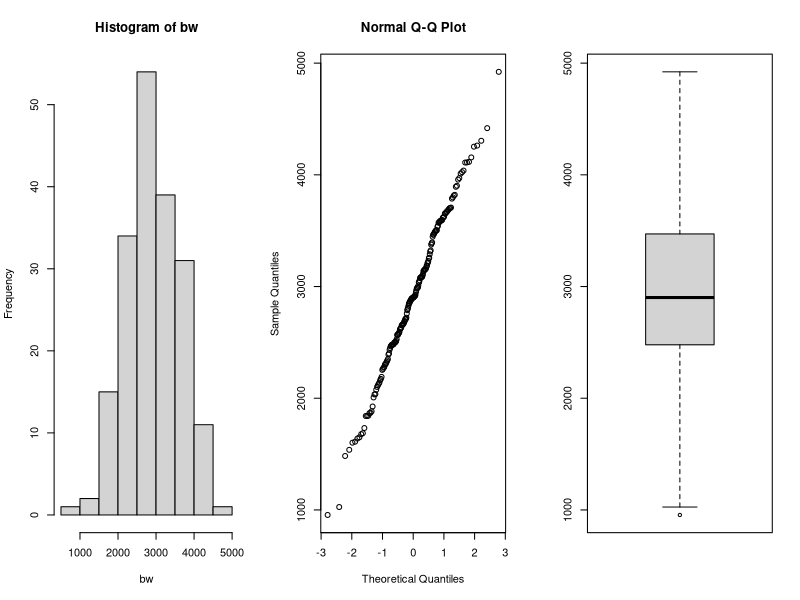
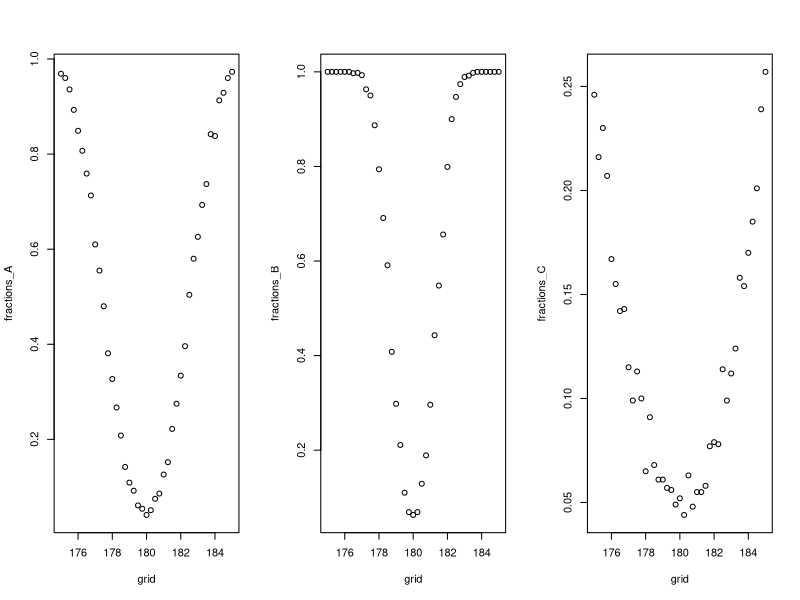
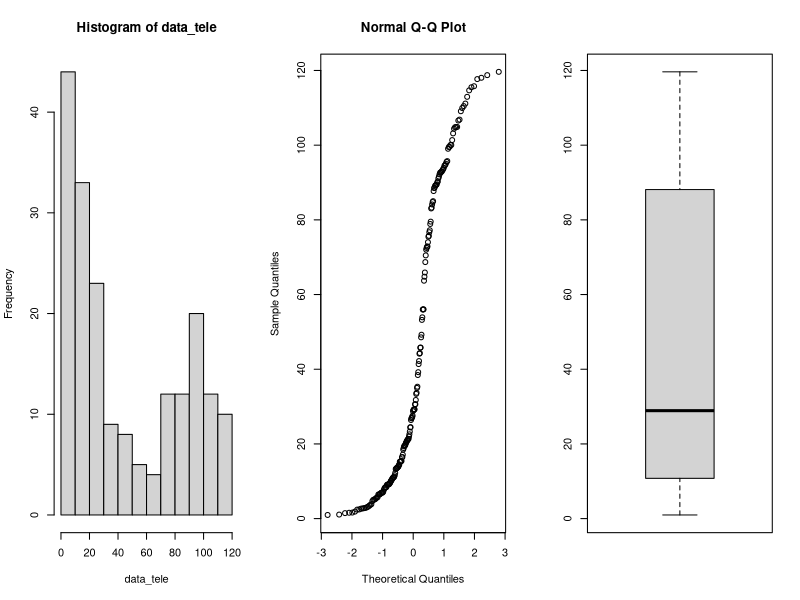
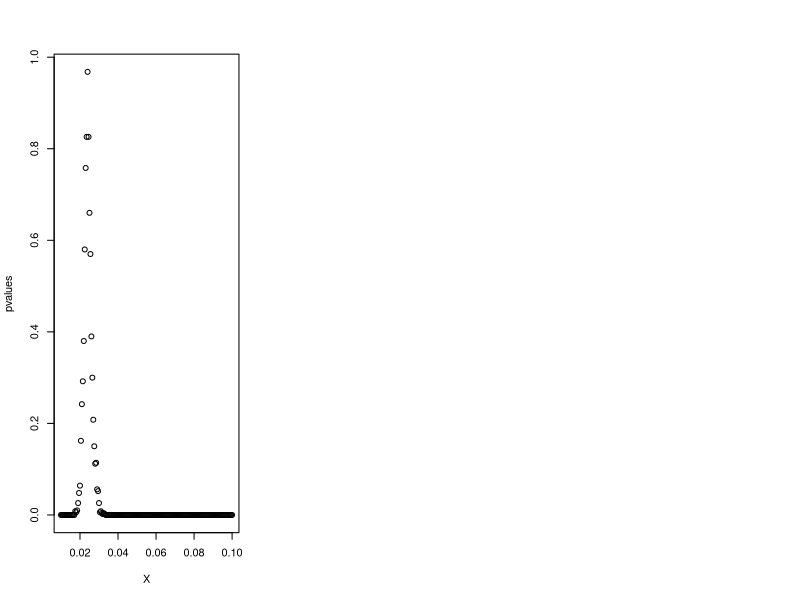
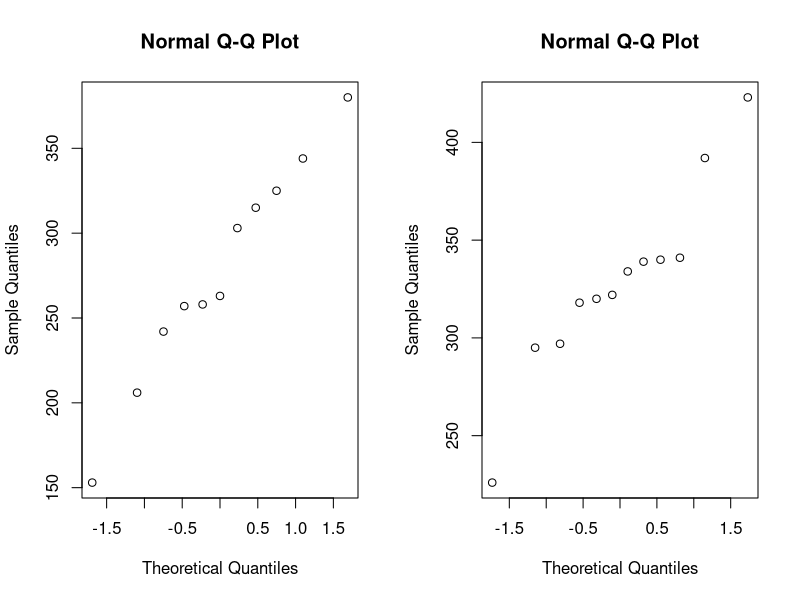
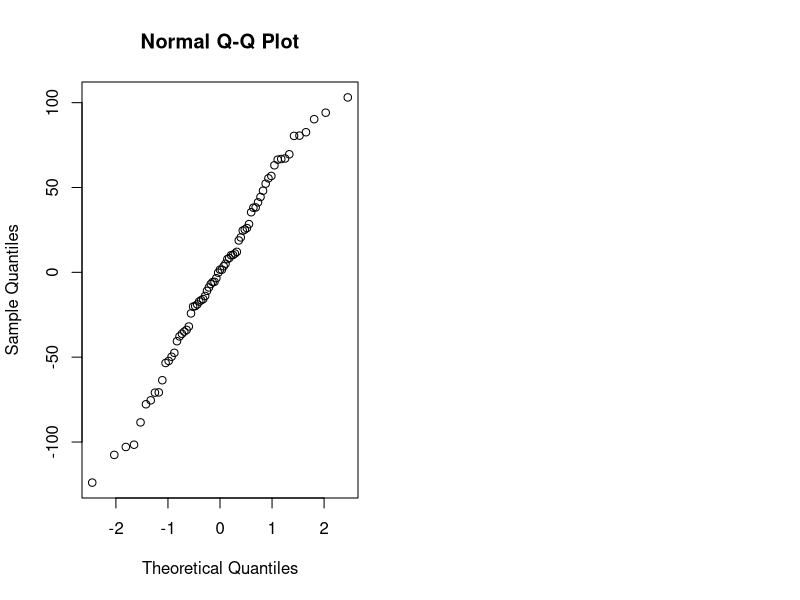

Here is the R script that generated these plots, in order:
## ---- chunk 1
library(tidyverse)
library(rstudioapi)

knitr::opts_chunk$set(echo = TRUE)
options(knitr.table.format = "latex")
setwd(dirname(getActiveDocumentContext()$path))
## ---- chunk 2
par(mfrow=c(1,3))
data=read.table(file="data/birthweight.txt",header=TRUE)

bw = data$birthweight
hist(bw)
qqnorm(bw)
boxplot(bw)
shapiro.test(bw)

## ---- chunk 3
m = mean(bw)
sd = sd(bw)
n = length(bw)
error = qnorm(0.95)*sd/sqrt(n)
ci = c(m-error, m+error)
m
ci
## ---- chunk 4
t.test(bw, mu=2800, alternative = "greater", conf.level = 0.95)
## ---- chunk 5
n <- m <- 30
mu <- 180
nu <- 175
sd <- 5
grid <- seq(175,185, by=0.25)

power_function<-function(grid,n,m,mu,sd) {
  B <- 1000
  p <- numeric(B)
  G <- length(grid)
  fractions <- numeric(G)
  for (grid_nu in 1:G){
    p <- numeric(B)
    for (b in 1:B){
      x <- rnorm(n,mu,sd)
      y <- rnorm(m,grid[grid_nu],sd)
      p[b] <- t.test(x,y, var.equal = TRUE)[[3]]
    }
    fractions[grid_nu] <- mean(p<0.05)
  }
  return(fractions)
}

fractions_A <- power_function(grid,n,m,mu,sd)

## ---- chunk 6
n <- m <- 100
mu <- 180
sd <- 5

fractions_B <- power_function(grid,n,m,mu,sd)
## ---- chunk 7
n <- m <- 30
mu <- 180
sd <- 15

fractions_C <- power_function(grid,n,m,mu,sd)
par(mfrow=c(1,3))
plot(grid,fractions_A)
plot(grid,fractions_B)
plot(grid,fractions_C)
## ---- chunk 8
data<-read.table(file="data/telephone.txt",header=TRUE)

# remove zeros
data <- data %>% 
  filter(Bills > 0)

data_tele <- data$Bills
par(mfrow=c(1,3))
hist(data_tele)
qqnorm(data_tele)
boxplot(data_tele)

## ---- chunk 9
X <- seq(0.01, 0.1, 0.0005)
pvalues <- c()
t <- median(data_tele)
for (x in X){
  B <- 1000
  tstar <- numeric(B)
  n <- length(data_tele)
  
  for (i in 1:B){
    xstar <- rexp(n,x)
    tstar[i] <- median(xstar)
  }
  pl<-sum(tstar<t)/B
  pr<-sum(tstar>t)/B
  p<-2*min(pl,pr)
  pl;pr;p
  pvalues <- c(pvalues,p)
}
plot(X, pvalues)
## ---- chunk 10
B <- 1000
T1 <- median(data_tele)
Tstar <- numeric(B)
for (i in 1:B){
  Xstar <- sample(data_tele,replace=TRUE)
  Tstar[i] <- median(Xstar)
}
Tstar25 <- quantile(Tstar,0.025)
Tstar975 <- quantile(Tstar, 0.975)

T1
c(2*T1-Tstar975, 2*T1-Tstar25)

## ---- chunk 11
max_index <- which.max(pvalues)

opt_Lambda <- X[max_index]

theoretical_mean = 1/opt_Lambda
theoretical_median = log(2)/opt_Lambda
theoretical_var = ((1/opt_Lambda)^2 )/length(data_tele)
error = qnorm(0.975)*(theoretical_median/sqrt(length(data_tele)))
ci = c(theoretical_median - error, theoretical_median + error)
ci

## ---- chunk 12
bill_bigeq40 <- sum(data_tele>=40)
bill_smal40 <- sum(data_tele<40)

binom.test(bill_bigeq40, length(data_tele),p=0.5)
binom.test(bill_smal40, length(data_tele),p=0.5)

bill_less10 <- sum(data_tele < 10)
bill_less10/length(data_tele)
## ---- chunk 13
data <- read.table(file="data/run.txt",header=TRUE)
cor(data$before, data$after)
## ---- chunk 14
# calculate differences
data <- data %>% 
  mutate(diff = before - after)

# filter for lemo

lemo <- data %>% 
  filter(drink == "lemo")

t.test(lemo$before, lemo$after, paired = TRUE)

# filter for energy

energy <- data %>% 
  filter(drink == "energy")

t.test(energy$before, energy$after, paired = TRUE)
## ---- chunk 15

# perform t-test

t.test(lemo$diff, energy$diff)

## ---- chunk 16
# filter for meatmeal

meatmeal <- chickwts %>% 
  filter(feed == "meatmeal") %>% 
  select(weight)

# filter for sunflower

sunflower <- chickwts %>% 
  filter(feed == "sunflower") %>% 
  select(weight)

# check for data normality

par(mfrow=c(1,2))
qqnorm(meatmeal$weight)
qqnorm(sunflower$weight)

# perform t-test, the data is not paired

t.test(meatmeal, sunflower)

# Mann-Whitney test

wilcox.test(meatmeal$weight, sunflower$weight)

# Kolmogorov-Smirnov test

ks.test(meatmeal$weight, sunflower$weight)

## ---- chunk 17
chickaov <- lm(weight~feed, data = chickwts)
# performing one-way ANOVA
anova(chickaov)
#extracting more information
summary_table <- summary(chickaov)
knitr::kable(data.frame(summary_table$coefficients), "latex")
## ---- chunk 18
# check for normality
qqnorm(chickaov$residuals)
# check if the variances are equal
chickwts %>% 
  group_by(feed) %>% 
  summarise(variance = var(weight))
## ---- chunk 19
kruskal.test(weight~feed, data = chickwts)
